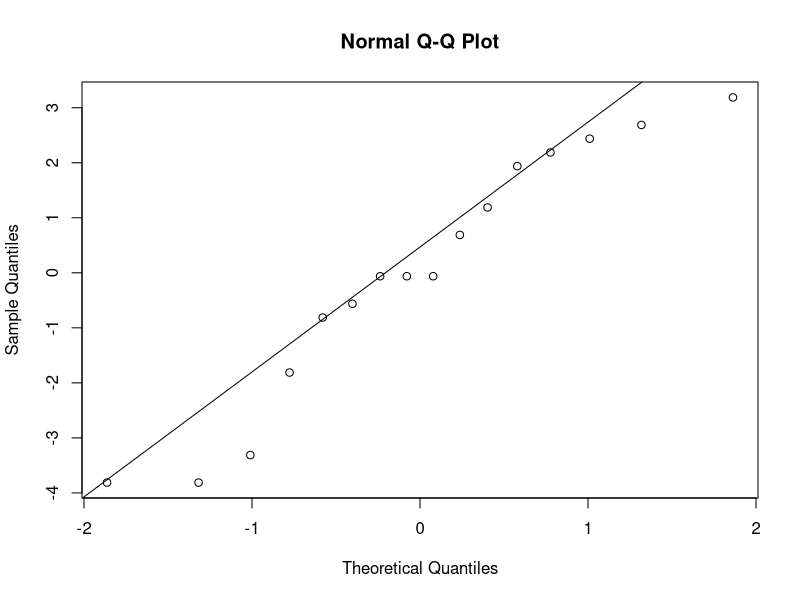
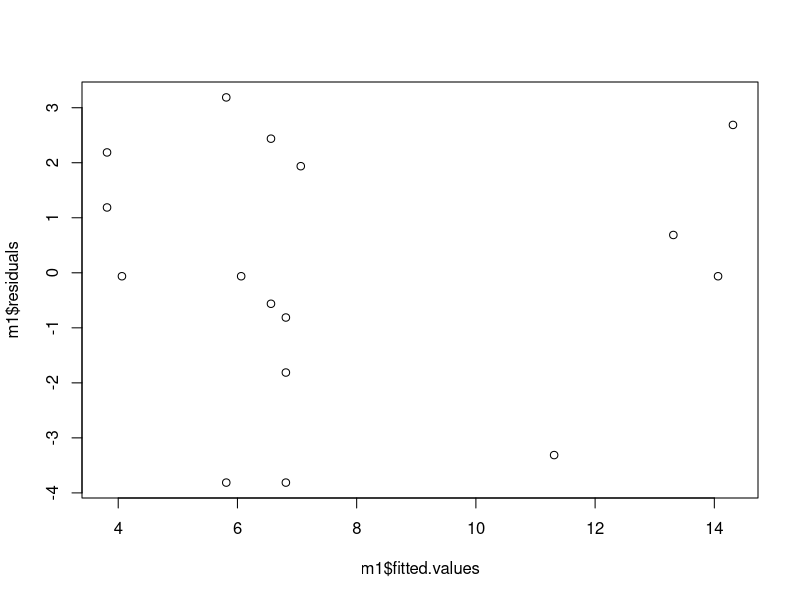
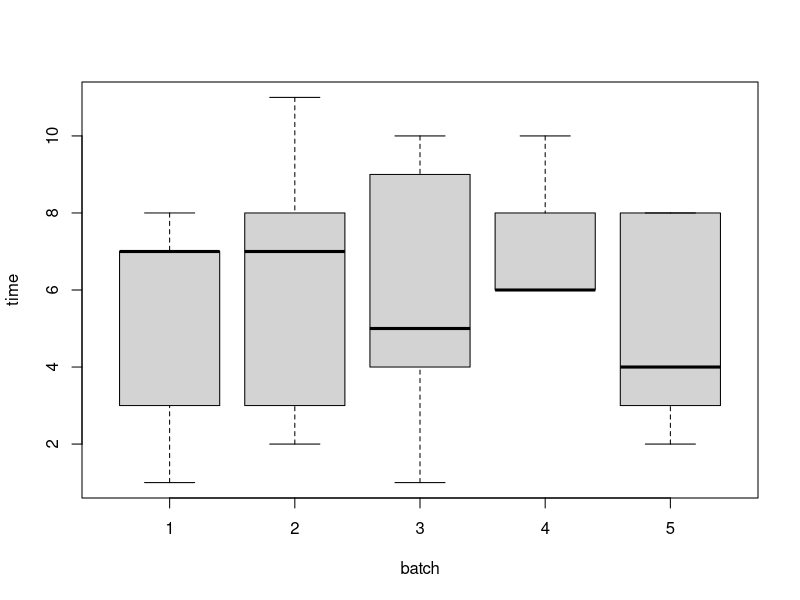
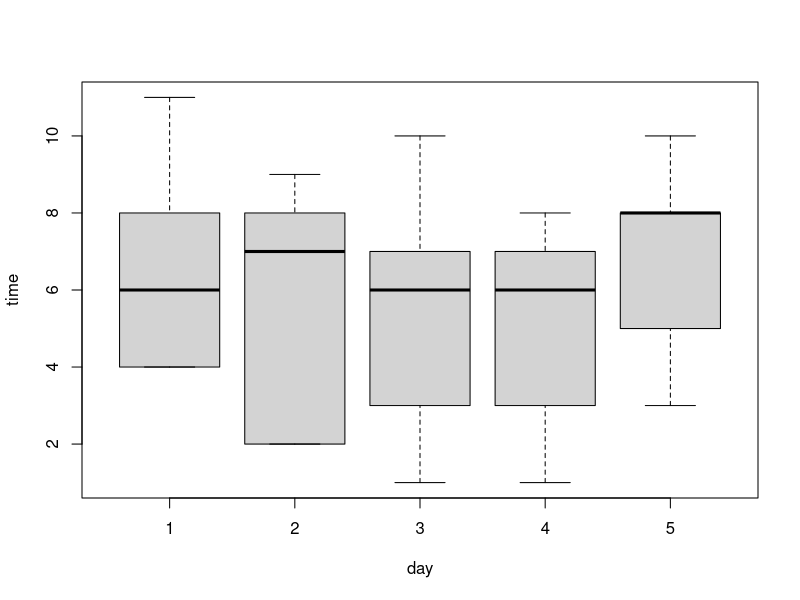
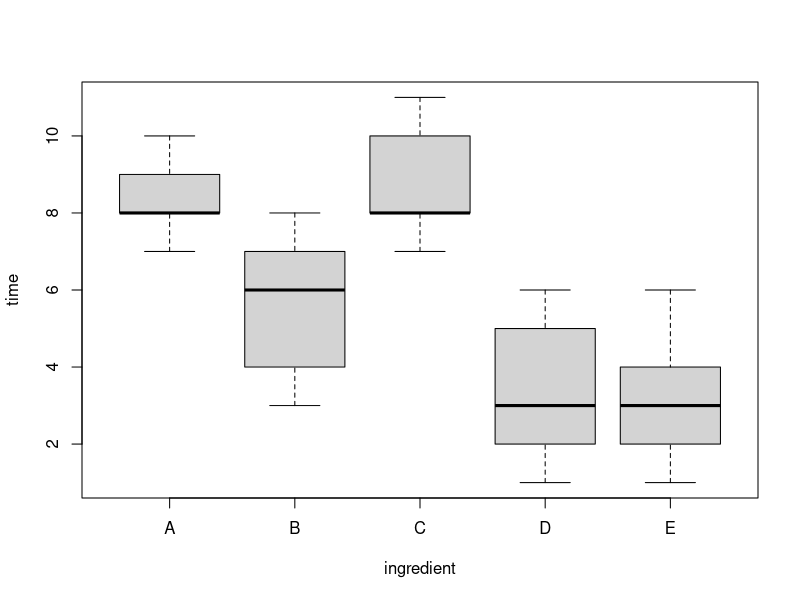
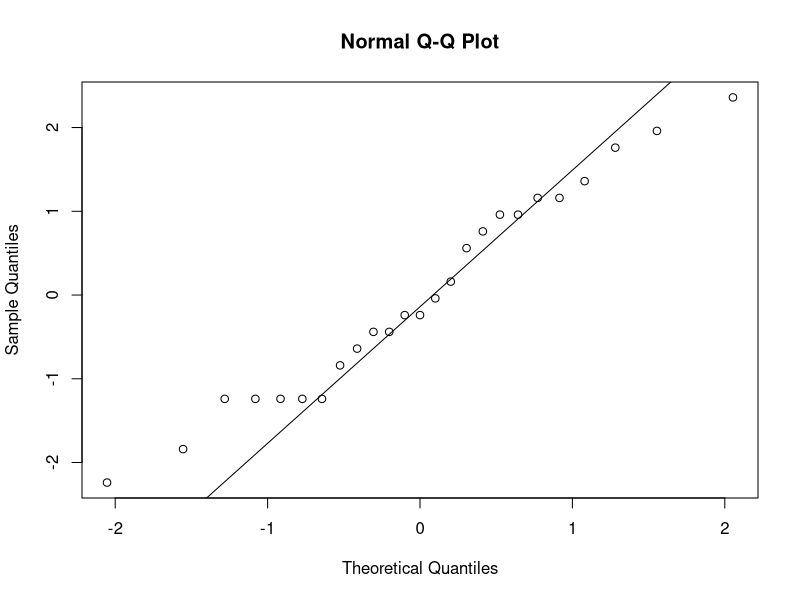
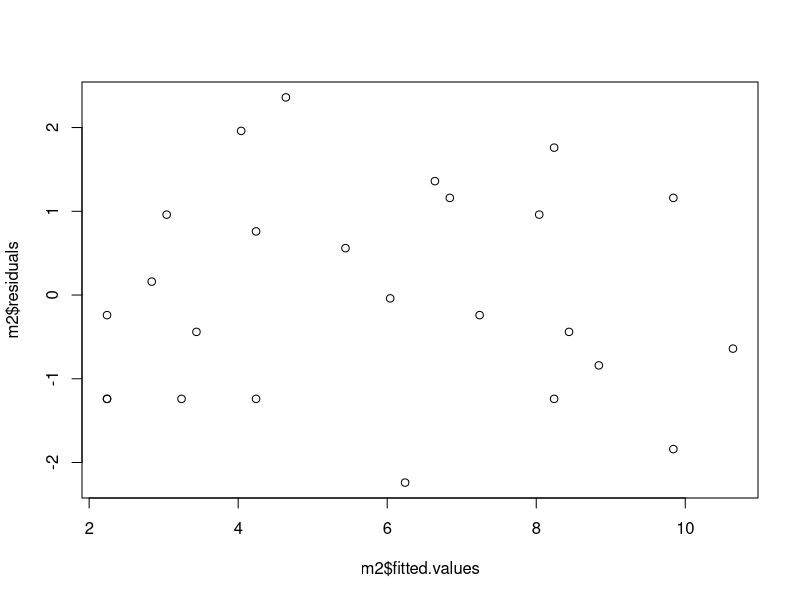

Source code (R) for these figures, in order:
## ---- chunk 1
rate <- factor(c(rep(5, 4),rep(10,4),rep(15,4),rep(20,4)))
grainsize <- c(8,4,5,6,14,5,6,9,14,6,9,2,17,9,3,6)
furnance <- factor(rep(seq(1,4,1),4))
m1 <- aov(grainsize~rate+furnance)
summary(m1)
## ---- chunk 2
qqnorm(m1$residuals)
qqline(m1$residuals)
## ---- chunk 3
plot(m1$fitted.values,m1$residuals)
## ---- chunk 4
# Latin Square
# Creating data variables from the table
batch <- factor(rep(seq(1,5,1),5))
day <- factor(c(rep(1,5),rep(2,5),rep(3,5),rep(4,5),rep(5,5)))
ingredient <- factor(c("A","C","B","D","E",
              "B","E","A","C","D",
              "D","A","C","E","B",
              "C","D","E","B","A",
              "E","B","D","A","C"))
time <- c(8,11,4,6,4,7,2,9,8,2,1,7,10,6,3,7,3,1,6,8,3,8,5,10,8)
# data frame
data.frame(batch,day,ingredient,time)

# Boxplots for different treatments and nuisance factors
boxplot(time~batch, xlab = "batch")
boxplot(time~day, xlab = "day")
boxplot(time~ingredient, xlab = "ingredient")

# ANOVA table
m2 <- aov(time~batch+day+ingredient)
summary(m2)

# check for model adequacy
qqnorm(m2$residuals)
qqline(m2$residuals)
plot(m2$fitted.values,m2$residuals)

# TukeyHSD for multiple comparison
TukeyHSD(m2)$ingredient
## ---- chunk 5
# Greek-Latin square
# Creating data variables from the table
batch2 <- factor(rep(seq(1,5,1),5))
acid <- factor(c(rep(1,5),rep(2,5),rep(3,5),rep(4,5),rep(5,5)))
latin <- factor(c("A","B","C","D","E",
          "B","C","D","E","A",
          "C","D","E","A","B",
          "D","E","A","B","C",
          "E","A","B","C","D"))
greek <- factor(c("a","c","e","b","d",
              "b","d","a","c","e",
              "c","e","b","d","a",
              "d","a","c","e","b",
              "e","b","d","a","c"))
yield <- c(26,18,20,15,10,16,21,12,15,24,19,18,16,22,17,16,11,25,14,17,13,21,13,17,14)
# data frame
data.frame(batch2,acid,latin,greek,yield)

# Latin square design
latinmodel <- aov(yield~latin+batch2+acid)
summary(latinmodel)

# Graeco-Latin square design
greekmodel <- aov(yield~latin+batch2+acid+greek)
summary(greekmodel)
## ---- chunk 6
# BIBD
# creating data variables from the data table
concentration <- factor(c(2,4,8,4,6,10,6,8,12,8,10,14,2,10,12,4,12,14,2,6,14))
days <- factor(c(rep(1,3),rep(2,3),rep(3,3),rep(4,3),rep(5,3),rep(6,3),rep(7,3)))
strength <- c(114,126,141,120,137,145,117,129,120,149,150,136,120,143,118,119,123,130,117,134,127)
# data frame
data.frame(concentration,days,strength)

# BIBD model
bibdmodel <- aov(strength~concentration+days)
summary(bibdmodel)

TukeyHSD(bibdmodel)$concentration
